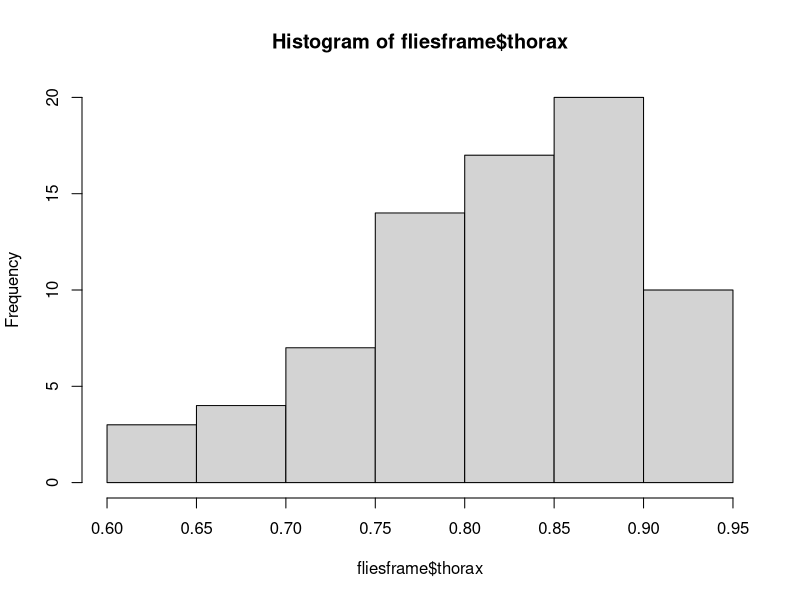
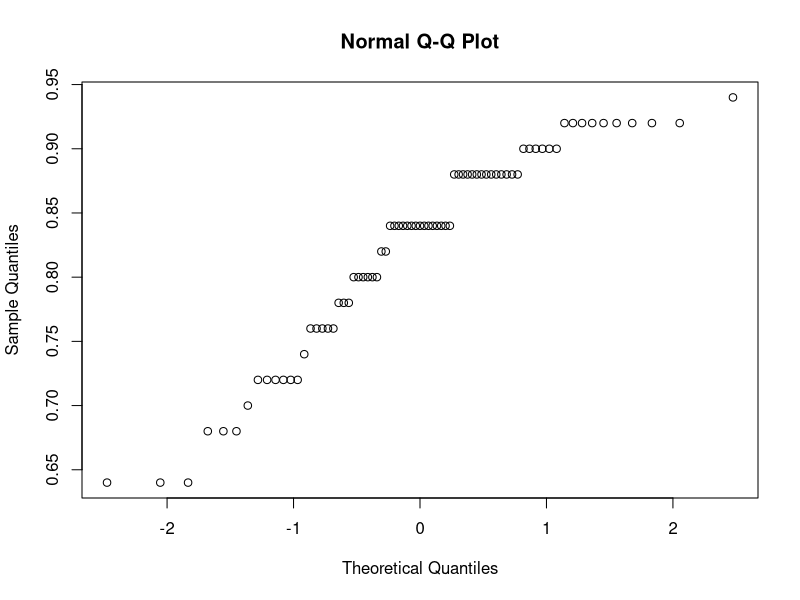
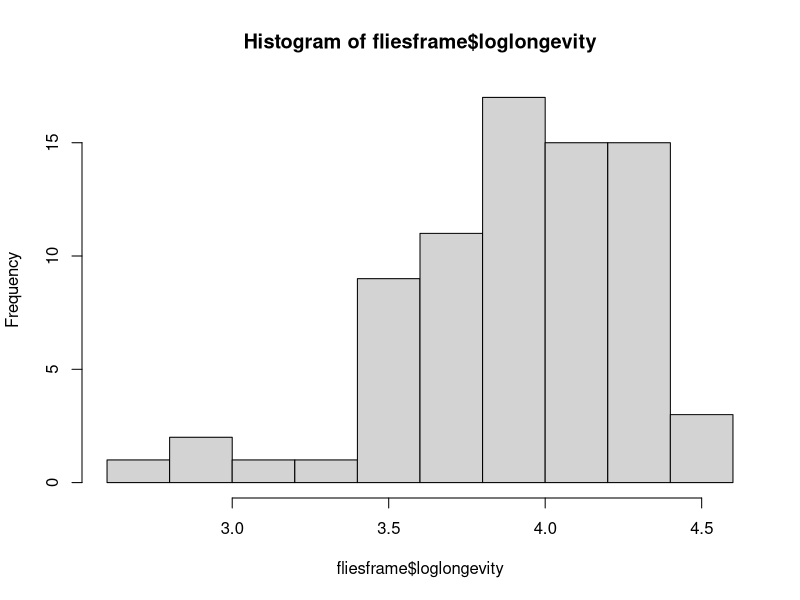
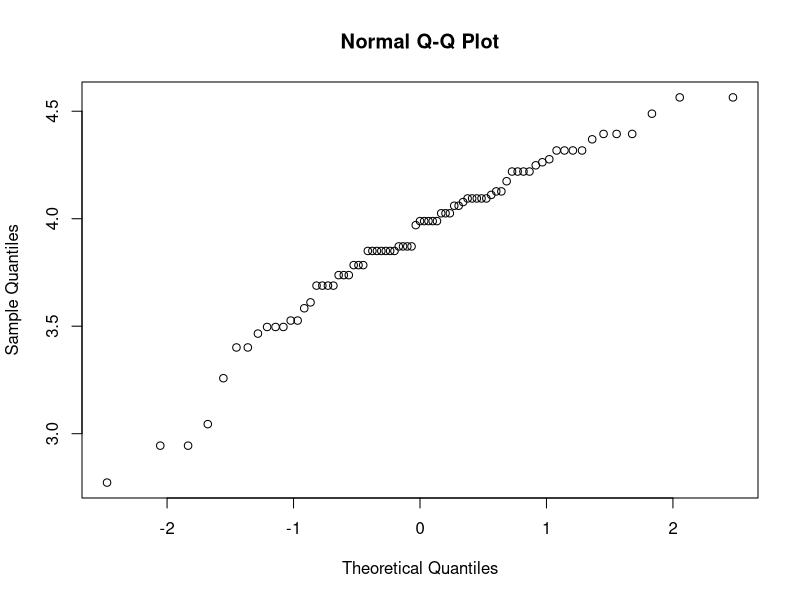
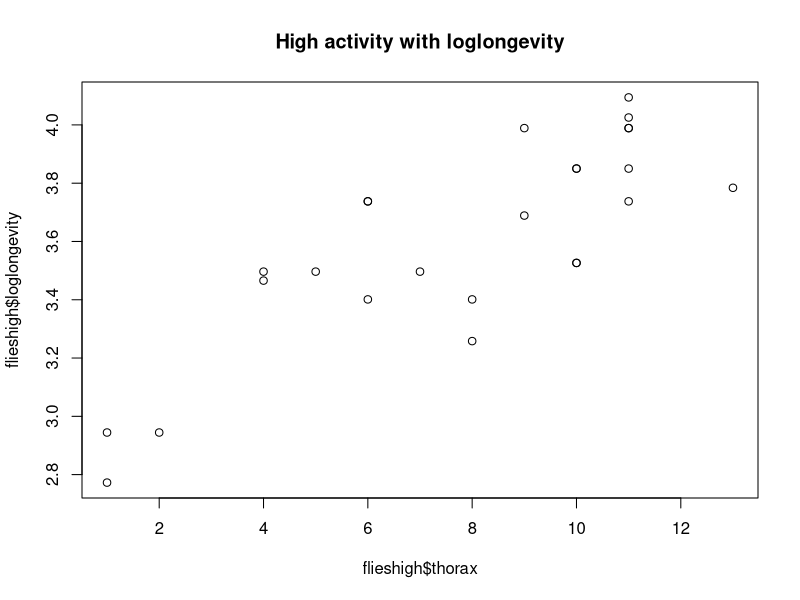
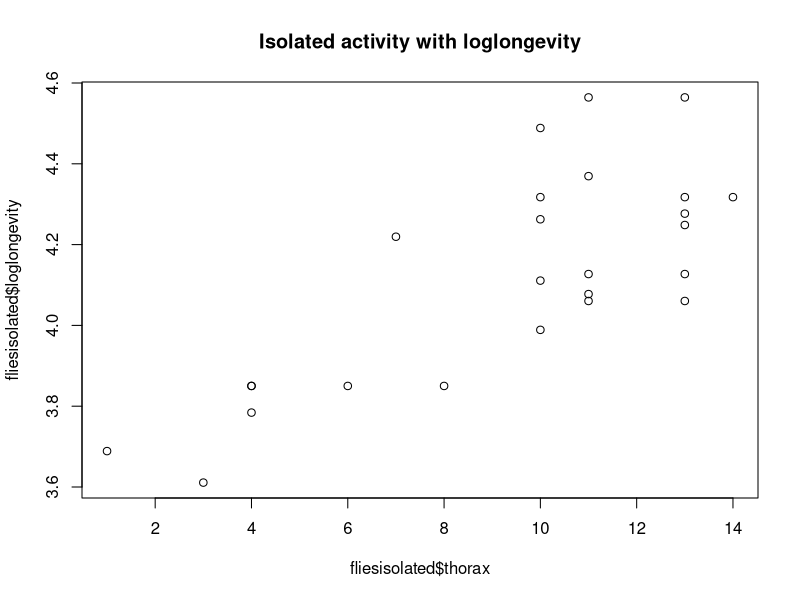
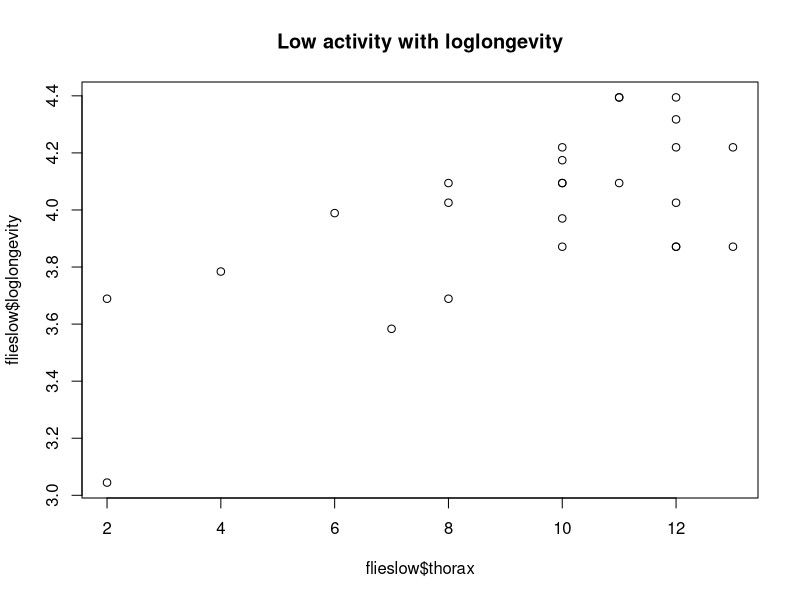
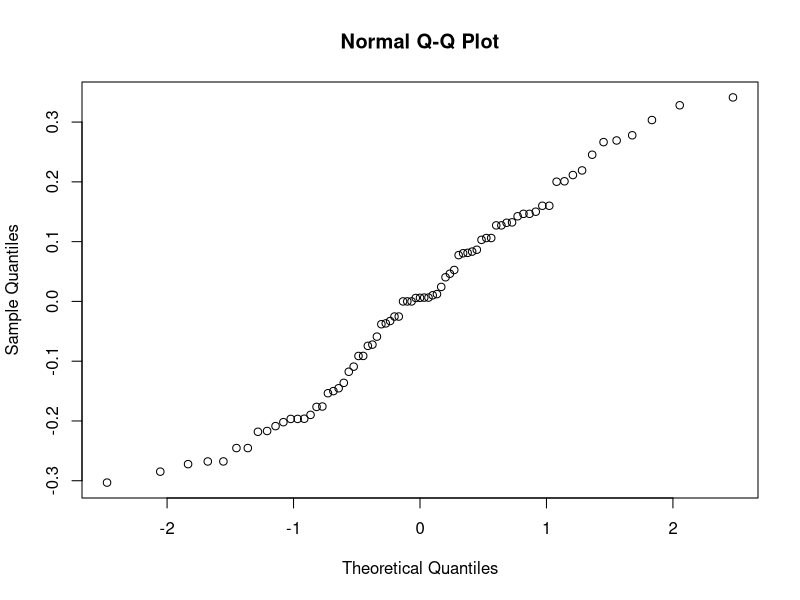

The R script that drew these images, in order:
## ---- chunk 1
options(digits = 3) #Showing only 3 decimals
library(multcomp)
library(lme4)
## ---- chunk 2
flies = read.table("fruitflies.txt",header=TRUE);
## ---- chunk 3
fliesframe = data.frame(thorax=flies$thorax,longevity=flies$longevity,activity=flies$activity,loglongevity=log(flies$longevity))
fliesframe
## ---- chunk 4
hist(fliesframe$thorax)
qqnorm(fliesframe$thorax)
## ---- chunk 5
hist(fliesframe$loglongevity)
qqnorm(fliesframe$loglongevity)
## ---- chunk 6
fliesanova = lm(loglongevity~activity,data=fliesframe)
anova(fliesanova)
## ---- chunk 7
summary(fliesanova)
## ---- chunk 8
fliesframe$activity = as.factor(fliesframe$activity)
fliesframe$thorax = as.factor(fliesframe$thorax)

fliesanova2 = lm(loglongevity~activity+thorax,data = fliesframe) #Should I use * or +
anova(fliesanova2)
## ---- chunk 9
fliesframe$thorax = as.numeric(fliesframe$thorax)
average_thorax = mean(fliesframe$thorax) 
fliesframe$thorax = as.factor(fliesframe$thorax)

## ---- chunk 10
contrasts(fliesframe$thorax)=contr.sum
contrasts(fliesframe$activity)=contr.sum
summary(fliesanova2)
## ---- chunk 11
fliesframe$thorax = as.numeric(fliesframe$thorax)
flieshigh = fliesframe[which(fliesframe$activity=="high"),]
fliesisolated = fliesframe[which(fliesframe$activity=="isolated"),]
flieslow = fliesframe[which(fliesframe$activity=="low"),]
## ---- chunk 12
plot(flieshigh$thorax,flieshigh$loglongevity,main="High activity with loglongevity")
plot(fliesisolated$thorax,fliesisolated$loglongevity,main="Isolated activity with loglongevity")
plot(flieslow$thorax,flieslow$loglongevity,main="Low activity with loglongevity")
## ---- chunk 13

qqnorm(residuals(fliesanova2))
## ---- chunk 14
plot(fitted(fliesanova2),residuals(fliesanova2))
## ---- chunk 15
fliesframe$activity=as.factor(fliesframe$longevity)
fliesaov = lm(longevity~thorax+activity,data=fliesframe)
drop1(fliesaov,type="F")
## ---- chunk 16
qqnorm(residuals(fliesanova))
qqline(residuals(fliesanova))
## ---- chunk 17
plot(fitted(fliesanova),residuals(fliesanova))
## ---- chunk 18
expsi = read.table("psi.txt", header=TRUE)

## ---- chunk 19
nousepsi = expsi[which(expsi$psi == "0"),]
usepsi = expsi[which(expsi$psi == "1"),]

## ---- chunk 20

hist(nousepsi$gpa, breaks = c(2.0, 2.5, 3.0, 3.5, 4.0, 4.5), xlab="GPA", ylab="N of students", main="GPA of students not receiving PSI")

hist(usepsi$gpa, breaks = c(2.0, 2.5, 3.0, 3.5, 4.0, 4.5), xlab="GPA", ylab="N of students", main="GPA of students receiving PSI")

boxplot(expsi$gpa, usepsi$gpa, nousepsi$gpa, main="GPA Boxplots", names=c("All", "PSI", "No PSI"));

qqnorm(nousepsi$gpa,  main="Q-Q Plot of Student's GPA without PSI") # doesn't look normal
qqline(nousepsi$gpa, col="red")

qqnorm(usepsi$gpa, main="Q-Q Plot of Student's GPA receiving PSI") # looks normal
qqline(usepsi$gpa, col="red")
## ---- chunk 21
expsiglm=glm(passed~psi+gpa,data=expsi,family=binomial)
summary(expsiglm)

## ---- chunk 22
x=matrix(c(3,15,8,6),2,2)
x
## ---- chunk 23
fisher.test(x)

## ---- chunk 24


## ---- chunk 25

## ---- chunk 26


## ---- chunk 27


## ---- chunk 28


## ---- chunk 29


## ---- chunk 30
